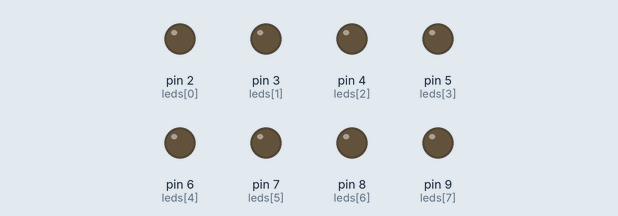
Recording of a sketch running on a simulated Arduino Uno, built with avr-gcc and run on an emulated ATmega328P. Shown: output pins drawn as LEDs (lit = HIGH).

Above: at 0.15 s.
At 0.75 s:
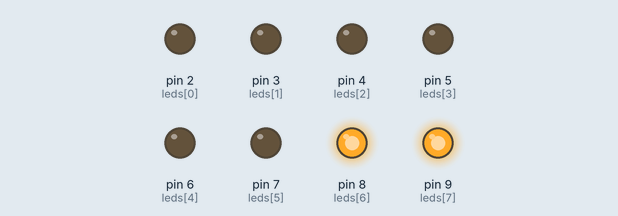
At 1.65 s:
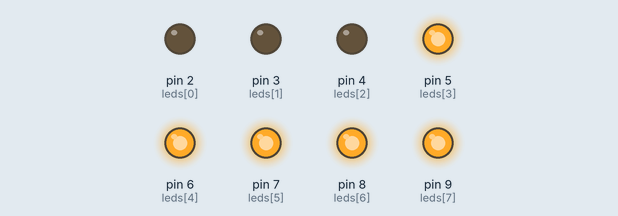
At 3.15 s:
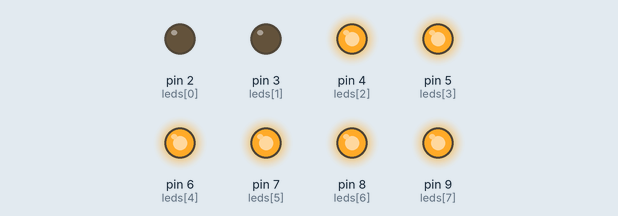
At 4.65 s:
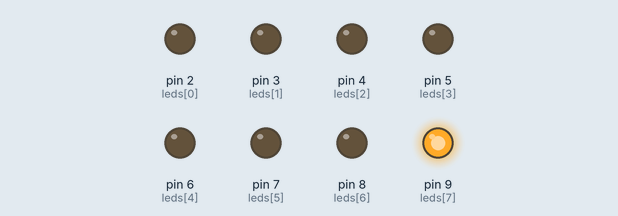
At 6.45 s:
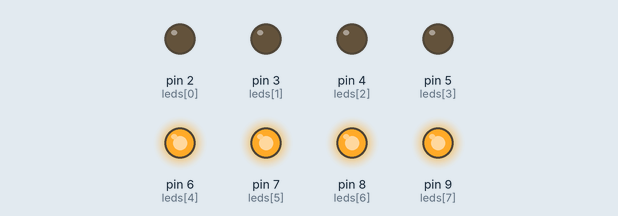
Timing chart, 0 to 6.8 s (numbered marks = the images above):
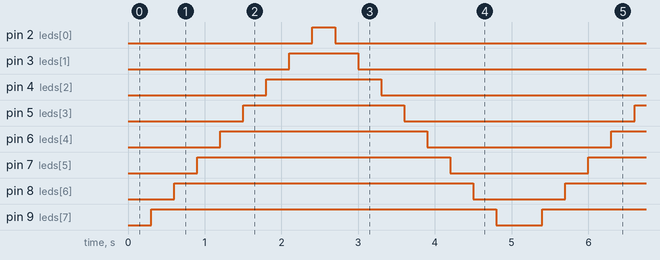

The sketch:

7_vumetro_izquierda.ino
```cpp
unsigned char leds[] = {2, 3, 4, 5, 6, 7, 8, 9};
unsigned char count = 0;

void setup() {
  // put your setup code here, to run once:
    for(char i = 0; i < sizeof(leds); i++ ) {
     pinMode(leds[i], OUTPUT);
  }

}

void loop() {
  // put your main code here, to run repeatedly:
  for(char i = sizeof(leds); i >= 0; i-- ) {
    digitalWrite(leds[i], HIGH);
    delay(300);
  }
  for(char i = 0; i < sizeof(leds); i++ ) {
    digitalWrite(leds[i], LOW);
    delay(300);
  }
}
```

Measured:
- by itself, pin 2 (leds[0]): alternates HIGH for 0.30 s and LOW for 4.8 s
- by itself, pin 3 (leds[1]): alternates HIGH for 0.90 s and LOW for 4.2 s
- by itself, pin 4 (leds[2]): alternates HIGH for 1.5 s and LOW for 3.6 s
- by itself, pin 5 (leds[3]): alternates HIGH for 2.1 s and LOW for 3.0 s
- by itself, pin 6 (leds[4]): alternates HIGH for 2.7 s and LOW for 2.4 s
- by itself, pin 7 (leds[5]): alternates HIGH for 3.3 s and LOW for 1.8 s
- by itself, pin 8 (leds[6]): alternates HIGH for 3.9 s and LOW for 1.2 s
- by itself, pin 9 (leds[7]): alternates HIGH for 4.5 s and LOW for 0.60 s
